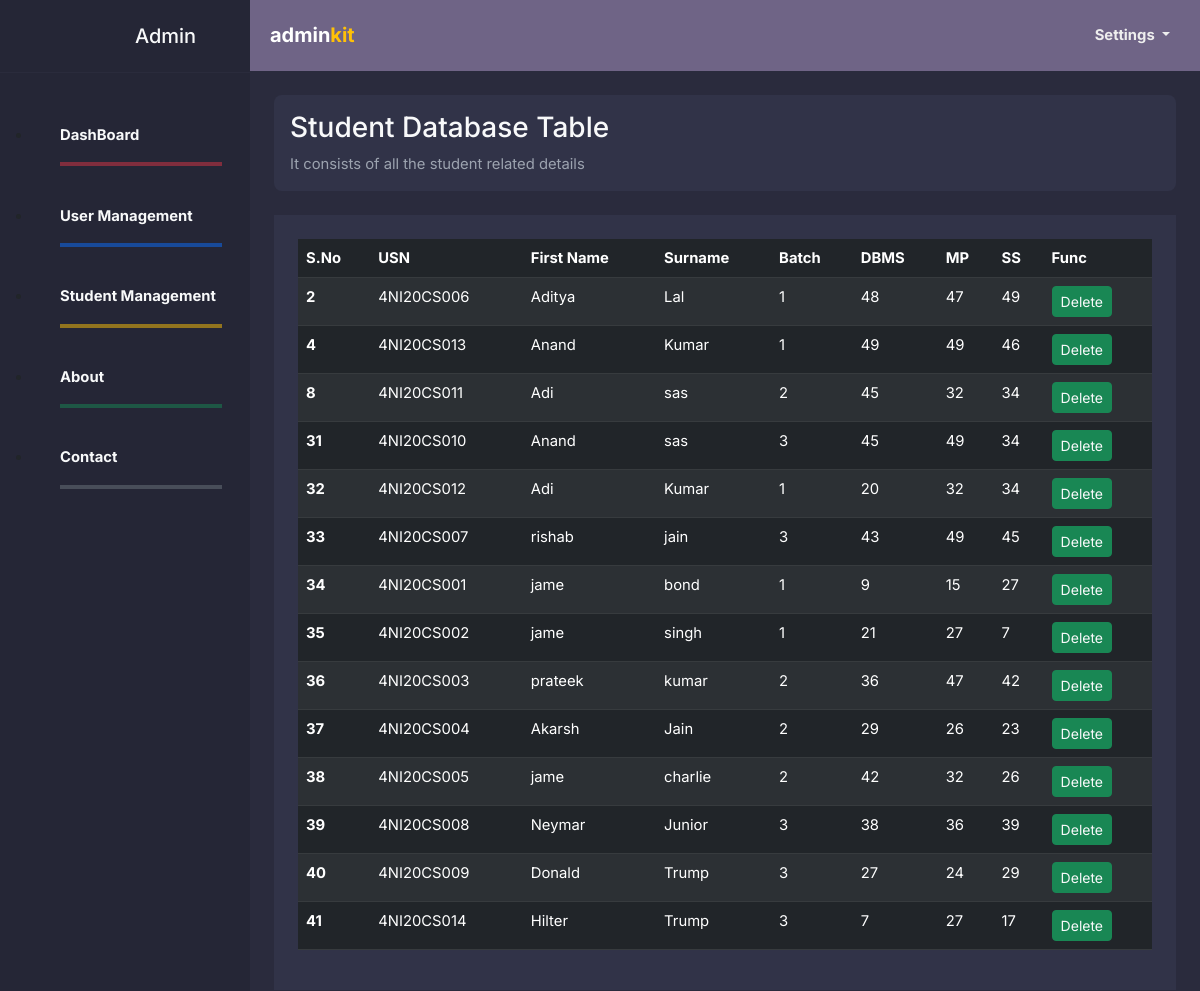
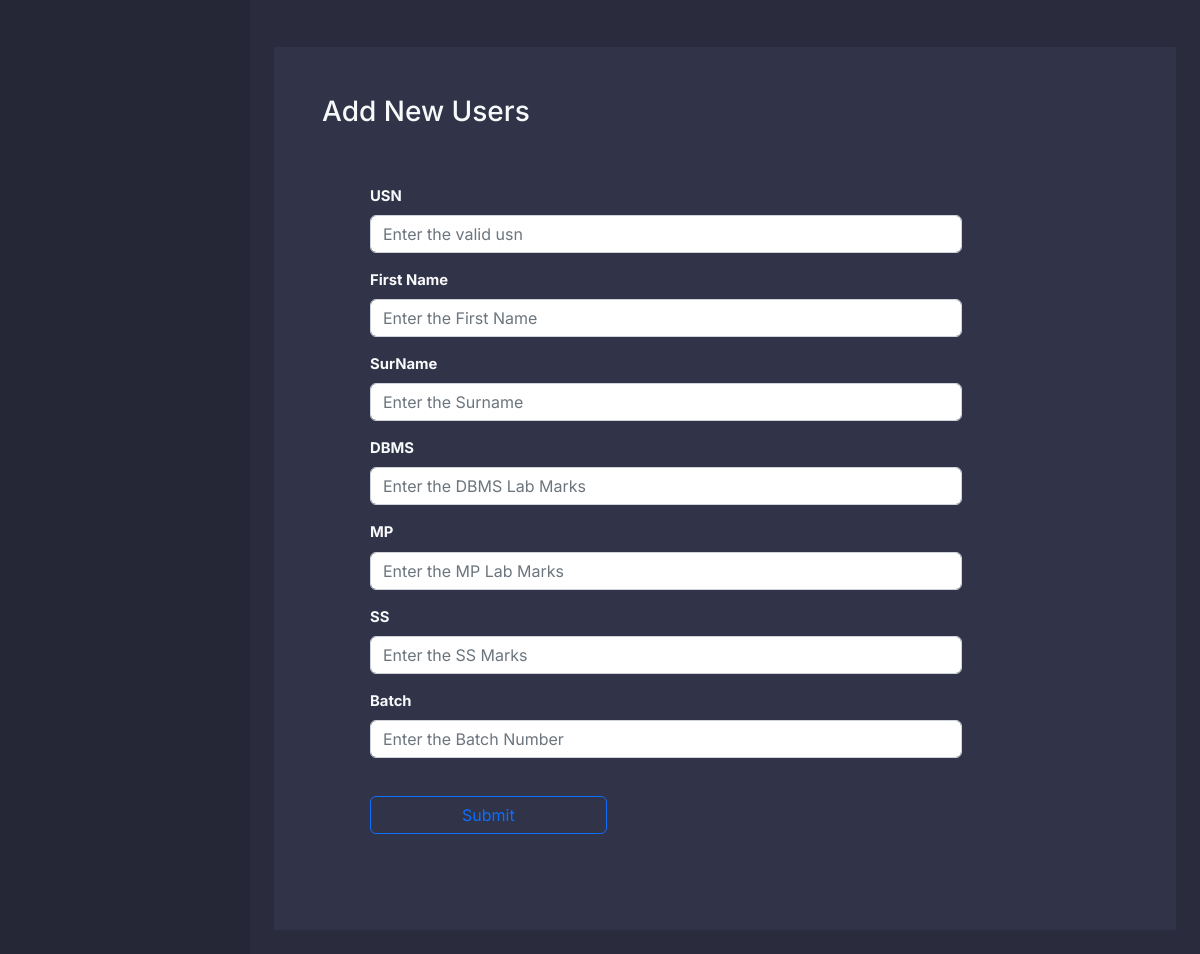
Page /admindash/Studentdash.php on the committed database (2 pictures, top to bottom).
### tables this page shows
CREATE TABLE `students` (
  `id` int(11) NOT NULL,
  `usn` varchar(20) NOT NULL,
  `name` varchar(50) NOT NULL,
  `surname` varchar(50) NOT NULL,
  `batch` int(11) NOT NULL,
  `dbms` int(11) DEFAULT NULL,
  `mp` int(11) DEFAULT NULL,
  `ss` int(11) DEFAULT NULL
);

### admindash/Studentdash.php (the view, shortened to what this page needs)
<?php
include "config.php";
?>
<!DOCTYPE html>
<html lang="en">
<head>
<link href="https://cdn.jsdelivr.net/npm/bootstrap@5.2.3/dist/css/bootstrap.min.css" rel="stylesheet">
  <link href="https://cdn.jsdelivr.net/npm/boxicons@2.0.5/css/boxicons.min.css" rel="stylesheet" />
  <link rel="stylesheet" href="admindash.css" />
</head>
<body>
  <aside class="sidebar position-fixed top-0 left-0 overflow-auto h-100 float-left" id="show-side-navigation1">
  <div class="sidebar-header d-flex justify-content-center align-items-center px-3 py-4">
    <div class="ms-3">
      <h5 class="fs-5 mb-0">
        <a class="text-decoration-none text-light" href="#">Admin</a>
      </h5>
    </div>
  </div>
  <div class="search position-relative text-center px-4 py-3 mt-2">
  </div>
  <ul class="">
    <li class="text-decoration-none">
      <a href="admindash.php" class="text-light fw-bold">DashBoard</a>
      <hr class="border border-danger border-2 opacity-50">
    </li>
    <li class="text-decoration-none">
    <a href="usertable.php" class="text-light fw-bold"> User Management</a>
    <hr class="border border-primary border-2 opacity-50">
    </li>
    <li class="text-decoration-none">
      <a href="#" class="text-light fw-bold"> Student Management</a>
      <hr class="border border-warning border-2 opacity-50">
    </li>
    <li class="text-decoration-none">
      <a href="adminabout.php" class="text-light fw-bold"> About</a>
      <hr class="border border-success border-2 opacity-50">
    </li>
    <li class="text-decoration-none">
      <a href="#" class="text-light fw-bold"> Contact</a>
      <hr class="border border-secondary border-2 opacity-50">
    </li>
  </ul>
</aside>
<section id="wrapper">
  <nav class="navbar navbar-expand-md">
    <div class="container-fluid mx-2">
      <div class="navbar-header">
        <a class="navbar-brand fw-bold" href="#">admin<span class="main-color fw-bold">kit</span></a>
      </div>
      <div class="collapse navbar-collapse" id="toggle-navbar">
        <ul class="navbar-nav ms-auto">
          <li class="nav-item dropdown fw-bold">
            <a class="nav-link dropdown-toggle" href="#" id="navbarDropdown" role="button" data-bs-toggle="dropdown" aria-expanded="false">
              Settings
            </a>
          </li>
        </ul>
      </div>
    </div>
  </nav>
  <div class="p-4">
    <div class="welcome">
      <div class="content rounded-3 p-3">
        <h1 class="fs-3 text-light">Student Database Table</h1>
        <p class="mb-0">It consists of all the student related details</p>
      </div>
    </div>
    <section class="charts mt-4">
      <div class="chart-container p-4">
            <table class="table table-striped table-dark table-hover">
                <thead>
                    <tr>
                    <th scope="col">S.No</th>
                    <th scope="col">USN</th>
                    <th scope="col">First Name</th>
                    <th scope="col">Surname</th>
                    <th scope="col">Batch</th>
                    <th scope="col">DBMS</th>
                    <th scope="col">MP</th>
                    <th scope="col">SS</th>
                    <th scope="col">Func</th>
                    </tr>
                </thead>
                <tbody>
                    <?php
                        $sql = "SELECT id, usn, name, surname, batch, dbms, mp, ss FROM students";
                        $result=mysqli_query($mysql_db,$sql);
                        if($result){
                            while($row=mysqli_fetch_assoc($result)){
                                $id=$row['id'];
                                $usn=$row['usn'];
                                $name=$row['name'];
                                $surname=$row['surname'];
                                $batch=$row['batch'];
                                $dbms=$row['dbms'];
                                $mp=$row['mp'];
                                $ss=$row['ss'];
                                echo '<tr>
                                <th scope="row">'.$id.'</th>
                                <td>'.$usn.'</td>
                                <td>'.$name.'</td>
                                <td>'.$surname.'</td>
                                <td>'.$batch.'</td>
                                <td>'.$dbms.'</td>
                                <td>'.$mp.'</td>
                                <td>'.$ss.'</td>
                                <td ><button type="button" class="btn btn-success btn-sm"><a href="deleteadminstudent.php?deleteid='.$id.'" class="text-light text-decoration-none">Delete</a></button>
                                </td>
                            </tr>';
                            }
                        }
                    ?>
                </tbody>
            </table>
        </div>
    </section>
    <section class="charts mt-5">
      <div class="chart-container p-5">
      <h1 class="fs-3 text-light">Add New Users</h1>
      <div class="content rounded-4 p-5">
            <form action="<?php echo htmlspecialchars($_SERVER['PHP_SELF']); ?>"
                    method="POST">
                <div class="col-sm-10 mb-3 fw-bold">
                    <label  class="form-label text-light ">USN</label>
                    <input type="text" class="form-control " name="usn" id="usn" placeholder="Enter the valid usn">
                </div>
                <div class="col-sm-10 mb-3 fw-bold">
                    <label  class="form-label text-light">First Name</label>
                    <input type="text" class="form-control" name="name" id="name" placeholder="Enter the First Name">
                </div>
                <div class="col-sm-10 mb-3 fw-bold">
                    <label  class="form-label text-light">SurName</label>
                    <input type="text" class="form-control text-central" name="surname" id="surname" placeholder="Enter the Surname">
                </div>
                <div class="col-sm-10 mb-3  fw-bold">
                    <label  class="form-label text-light">DBMS</label>
                    <input type="text" class="form-control" name="dbms" id="dbms" placeholder="Enter the DBMS Lab Marks">
                </div>
                <div class="col-sm-10 mb-3  fw-bold">
                    <label  class="form-label text-light">MP</label>
                    <input type="text" class="form-control" name="mp" id="mp" placeholder="Enter the MP Lab Marks">
                </div>
                <div class="col-sm-10 mb-3  fw-bold">
                    <label  class="form-label text-light">SS</label>
                    <input type="text" class="form-control" name="ss" id="ss" placeholder="Enter the SS Marks">
                </div>
                <div class="mb-2 col-sm-10 mb-3  fw-bold">
                    <label  class="form-label text-light">Batch</label>
                    <input type="text" class="form-control" name="batch" id="batch" placeholder="Enter the Batch Number">
                </div>
                <br>
                <div class=" d-grid gap-2 col-4 ">
                <button type="submit" class="btn btn-outline-primary ">Submit</button>
                </div>
            </form>
        </div>
    </section>
  </div>
</section>
</body>
</html>

### admindash/admindash.css (style rules this page uses)
:root { --dk-gray-100: #F3F4F6; --dk-gray-200: #E5E7EB; --dk-gray-300: #D1D5DB; --dk-gray-400: #9CA3AF; --dk-gray-500: #6B7280; --dk-gray-600: #4B5563; --dk-gray-700: #374151; --dk-gray-800: #1F2937; --dk-gray-900: #111827; --dk-dark-bg: #313348; --dk-darker-bg: #2a2b3d; --navbar-bg-color: #6f6486; --sidebar-bg-color: #252636; --sidebar-width: 250px; }
* { margin: 0; padding: 0; box-sizing: border-box; }
body { font-family: 'Inter', sans-serif; background-color: var(--dk-darker-bg); font-size: .925rem; }
#wrapper { margin-left: var(--sidebar-width); transition: all .3s ease-in-out; }
.sidebar { background-color: var(--sidebar-bg-color); width: var(--sidebar-width); transition: all .3s ease-in-out; transform: translateX(0); z-index: 9999999 }
.sidebar .sidebar-header { border-bottom: 1px solid #2a2b3c }
.sidebar .sidebar-header h5 a { color: var(--dk-gray-300) }
.sidebar > ul > li { padding: .7rem 1.75rem; }
.sidebar ul > li > a { color: var(--dk-gray-400); text-decoration: none; }
.welcome { color: var(--dk-gray-300); }
.welcome .content { background-color: var(--dk-dark-bg); }
.welcome p { color: var(--dk-gray-400); }
.charts .chart-container { background-color: var(--dk-dark-bg); }
.main-color { color: #ffc107 }
.navbar { background-color: var(--navbar-bg-color) !important; border: none !important; }
.navbar .navbar-nav>li>a { color: #EEE !important; line-height: 55px !important; padding: 0 10px !important; }
.navbar .navbar-brand { color:#FFF !important }
.navbar .navbar-brand { line-height: 55px !important; padding: 0 !important }
.navbar>.container .navbar-brand, .navbar>.container-fluid .navbar-brand { margin: 0 !important }
.navbar .navbar-nav>li>a { float: left !important; }

### rows in the picture
students: id "2", usn "4NI20CS006", name "Aditya", surname "Lal", batch "1", dbms "48", mp "47", ss "49"
students: id "4", usn "4NI20CS013", name "Anand", surname "Kumar", batch "1", dbms "49", mp "49", ss "46"
students: id "8", usn "4NI20CS011", name "Adi", surname "sas", batch "2", dbms "45", mp "32", ss "34"
students: id "31", usn "4NI20CS010", name "Anand", surname "sas", batch "3", dbms "45", mp "49", ss "34"
students: id "32", usn "4NI20CS012", name "Adi", surname "Kumar", batch "1", dbms "20", mp "32", ss "34"
students: id "33", usn "4NI20CS007", name "rishab", surname "jain", batch "3", dbms "43", mp "49", ss "45"
students: id "34", usn "4NI20CS001", name "jame", surname "bond", batch "1", dbms "9", mp "15", ss "27"
students: id "35", usn "4NI20CS002", name "jame", surname "singh", batch "1", dbms "21", mp "27", ss "7"
students: id "36", usn "4NI20CS003", name "prateek", surname "kumar", batch "2", dbms "36", mp "47", ss "42"
students: id "37", usn "4NI20CS004", name "Akarsh", surname "Jain", batch "2", dbms "29", mp "26", ss "23"
students: id "38", usn "4NI20CS005", name "jame", surname "charlie", batch "2", dbms "42", mp "32", ss "26"
students: id "39", usn "4NI20CS008", name "Neymar", surname "Junior", batch "3", dbms "38", mp "36", ss "39"
students: id "40", usn "4NI20CS009", name "Donald", surname "Trump", batch "3", dbms "27", mp "24", ss "29"
students: id "41", usn "4NI20CS014", name "Hilter", surname "Trump", batch "3", dbms "7", mp "27", ss "17"
